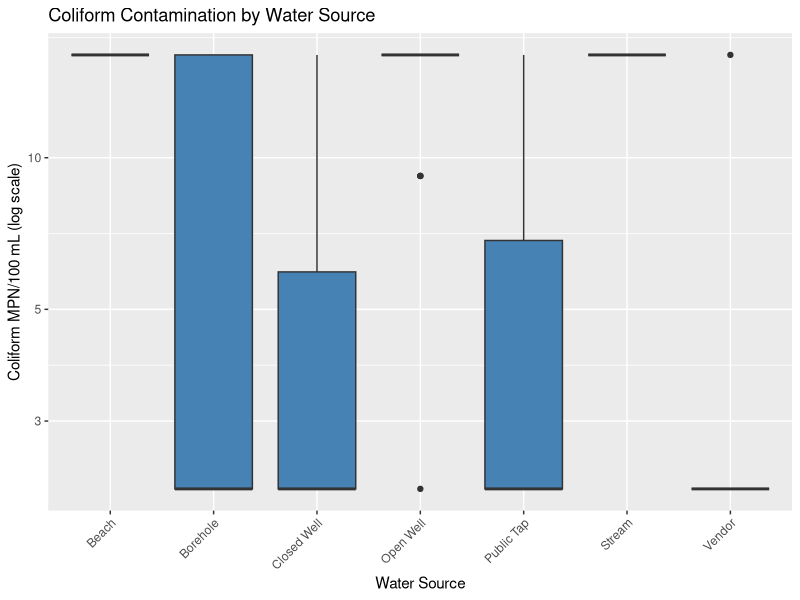
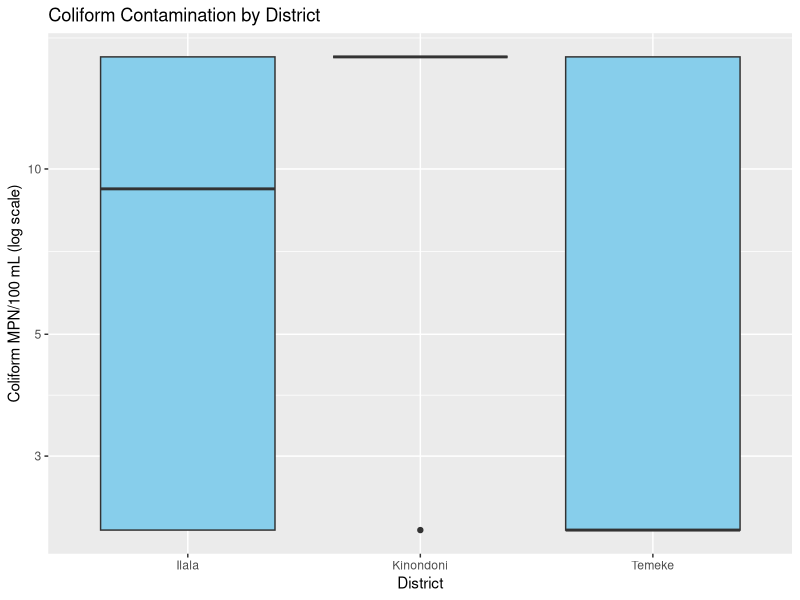
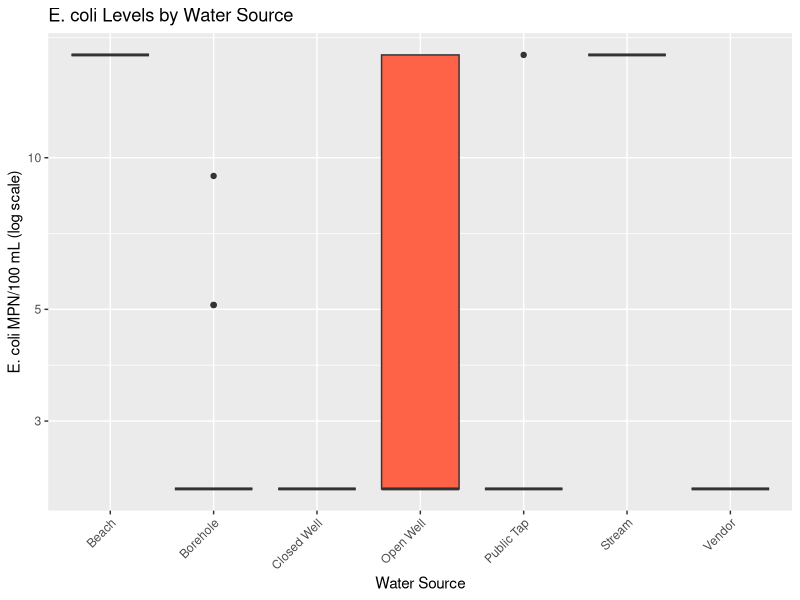
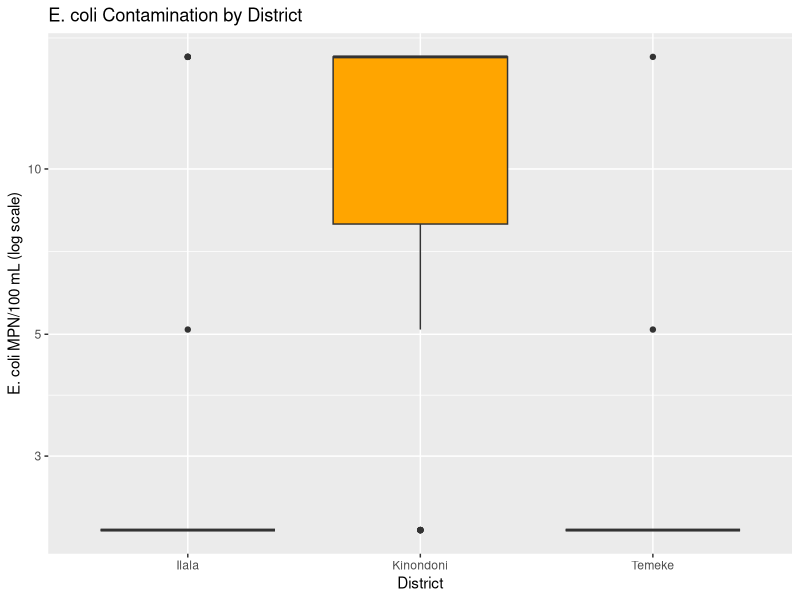
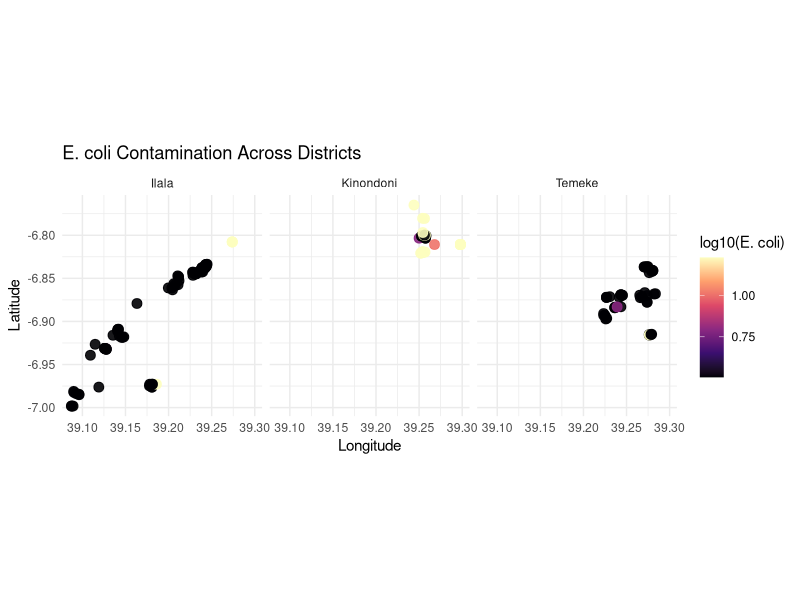
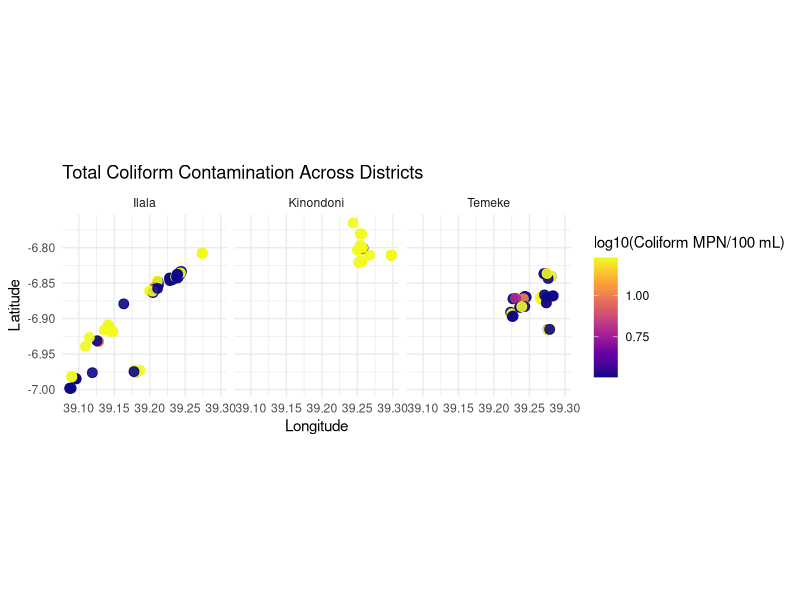
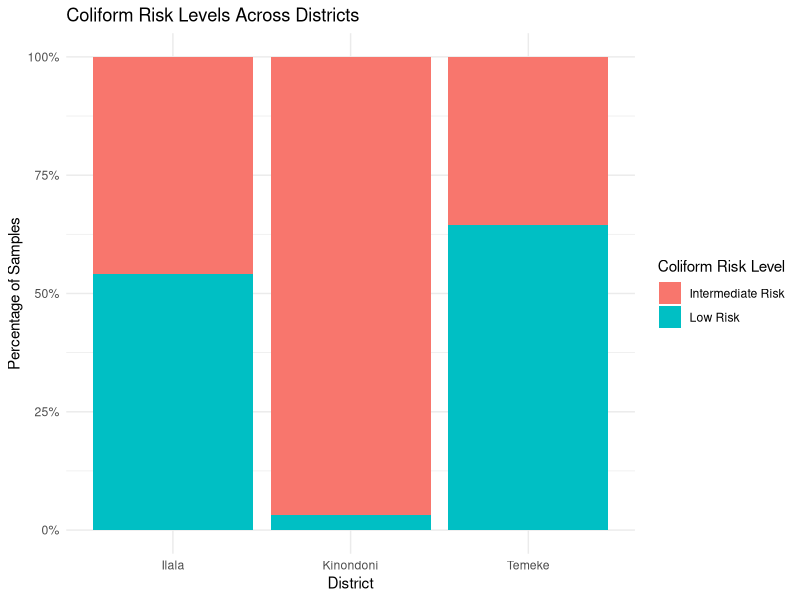
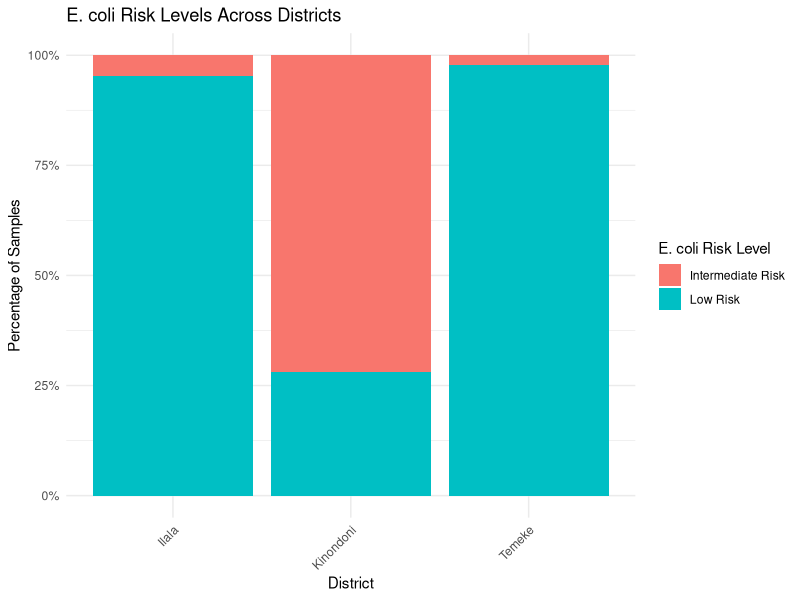

Generate these figures, in order, with R:
## ---- chunk 1
# Introduction
# This data is a microbial water quality data collected in Dar es Salaam, Tanzania. It was collected last summer and the aim was to assess the level of microbial water quality from different water sources in three districts of Dar es Salaam by tessting for the presence of coliforms and E.coli which serves as an indicator for fecal contamination in water sources. 
## ---- chunk 2
# My data-loading step demonstrates key skills from Week 2 (data import and vectors) and Week 3 (tidyverse basics). I use read_csv() to import the raw water-quality dataset into R and load the necessary tidyverse packages to prepare for further cleaning and analysis.

library(tidyverse)
library(dplyr)
library(readr)

water_raw <- read_csv("data_raw/water_tz_full.csv")
View(water_raw)

## ---- chunk 3

# This data-cleaning step demonstrates key skills from Week 3 (tidyverse basics), Week 6 (tidy data), and Week 7 (solving bigger problems). I use filter(), mutate(), and piping to create log-transformed microbial variables..

water_clean <- water_raw |>
  filter(!is.na(coliform_mpn_100mL)) |>   
  mutate(
    log_coliform = log10(coliform_mpn_100mL + 1),
    log_ecoli    = log10(e_coli_mpn_100mL + 1)
  )

glimpse(water_clean)



## ---- chunk 4
#In the summary statistics, key concepts are from Week 3 (tidyverse basics), Week 4 (grouping data), and Week 7 (solving bigger problems). I use group_by() and summary() within a tidyverse pipeline to calculate mean coliform and E. coli concentrations across districts and water sources.

summary_microbes <- water_clean |>
  group_by(districts, water_source) |>
  summarise(
    mean_coliform = mean(coliform_mpn_100mL, na.rm = TRUE),
    mean_ecoli    = mean(e_coli_mpn_100mL, na.rm = TRUE),
    n = n()
  )

summary_microbes

## ---- chunk 5
# I used boxplots to visualize microbial contamination patterns across districts and water sources, using concepts from Week 5 (data visualization), Week 3 (tidyverse basics), and Week 6 (tidy data principles). I used ggplot(), geom_boxplot(), log-scaled axes, and customized labels/themes to create clear visual summaries of coliform and E. coli contamination across districts and water sources.


#This project demonstrates key skills from Week 8 (reproducible workflows and project structure) by using an RStudio Project with subdirectories such as data_raw, data_clean, and outputs. I read data and save results using relative file paths (e.g., "data_raw/water_tz_full.csv" and "outputs/..."), and I scripted all data cleaning, analysis, and visualization in a Quarto document.


# coliform by water source

ggplot(water_clean, aes(x = water_source, y = coliform_mpn_100mL)) +
  geom_boxplot(fill = "steelblue") +
  scale_y_log10() +
  labs(
    title = "Coliform Contamination by Water Source",
    x = "Water Source",
    y = "Coliform MPN/100 mL (log scale)"
  ) +
  theme(axis.text.x = element_text(angle = 45, hjust = 1))
ggsave(
  "outputs/coliform_by_water_source.png",
  width = 8, height = 5, dpi = 300
)


# coliform by Districts
ggplot(water_clean, aes(x = districts, y = coliform_mpn_100mL)) +
  geom_boxplot(fill = "skyblue") +
  scale_y_log10() +
  labs(title = "Coliform Contamination by District",
       y = "Coliform MPN/100 mL (log scale)",
       x = "District")
ggsave(
  "outputs/coliform_by_district.png",
  width = 8, height = 5, dpi = 300
)


# E.coli by water source
ggplot(water_clean, aes(x = water_source, y = e_coli_mpn_100mL)) +
  geom_boxplot(fill = "tomato") +
  scale_y_log10() +
  labs(title = "E. coli Levels by Water Source",
       y = "E. coli MPN/100 mL (log scale)",
       x = "Water Source") +
  theme(axis.text.x = element_text(angle = 45, hjust = 1))
ggsave(
  "outputs/ecoli_by_water_source.png",
  width = 8, height = 5, dpi = 300
)

# E.coli by Districts
ggplot(water_clean, aes(x = districts, y = e_coli_mpn_100mL)) +
  geom_boxplot(fill = "orange") +
  scale_y_log10() +
  labs(
    title = "E. coli Contamination by District",
    x = "District",
    y = "E. coli MPN/100 mL (log scale)"
  )

ggsave(
  "outputs/ecoli_by_district.png",
  width = 8, height = 5, dpi = 300
)

## ---- chunk 6
# This geospatial visualization is a concept from Week 9 (geospatial data), Week 5 (data visualization), and Week 3 (tidyverse basics). I created the spatial plots using longitude and latitude to map contamination intensity and apply faceting to compare E. coli and coliform levels across districts. 

water_clean <- water_clean |>
  mutate(
    log_ecoli = log10(e_coli_mpn_100mL + 1),
    log_coliform = log10(coliform_mpn_100mL + 1)
  )


p_ecoli_facet <- ggplot(water_clean,
                        aes(x = longitude, y = latitude, color = log_ecoli)) +
  geom_point(size = 3, alpha = 0.9) +
  scale_color_viridis_c(option = "magma") +
  coord_equal() +
  facet_wrap(~ districts) +
  labs(
    title = "E. coli Contamination Across Districts",
    x = "Longitude",
    y = "Latitude",
    color = "log10(E. coli)"
  ) +
  theme_minimal()

p_ecoli_facet

ggsave(
  "outputs/ecoli_geospatial_facet_districts.png",
  plot = p_ecoli_facet,
  width = 8, height = 5, dpi = 300
)



p_coliform_facet <- ggplot(water_clean,
                           aes(x = longitude, y = latitude, color = log_coliform)) +
  geom_point(size = 3, alpha = 0.9) +
  scale_color_viridis_c(option = "plasma") +
  coord_equal() +
  facet_wrap(~ districts) +
  labs(
    title = "Total Coliform Contamination Across Districts",
    x = "Longitude",
    y = "Latitude",
    color = "log10(Coliform MPN/100 mL)"
  ) +
  theme_minimal()

p_coliform_facet

ggsave(
  "outputs/coliform_geospatial_facet_districts.png",
  plot = p_coliform_facet,
  width = 8, height = 5, dpi = 300
)


## ---- chunk 7
# Here, I created a function using skills from Week 11 (functions), Week 3 (tidyverse basics), and Week 5 (data visualization). I write reusable functions to classify E. coli and coliform contamination according to WHO guidelines and apply them across the dataset using tidyverse mutation. I then summarize microbial risk levels by district and visualize the results using proportion bar charts.

classify_ecoli_risk <- function(ecoli_value) {
  if (ecoli_value == 0) {
    "Safe"
  } else if (ecoli_value <= 10) {
    "Low Risk"
  } else if (ecoli_value <= 100) {
    "Intermediate Risk"
  } else {
    "High Risk"
  }
}

classify_coliform_risk <- function(coliform_value) {
  if (coliform_value == 0) {
    "Safe"
  } else if (coliform_value <= 10) {
    "Low Risk"
  } else if (coliform_value <= 100) {
    "Intermediate Risk"
  } else {
    "High Risk"
  }
}

# Applying the function
water_clean <- water_raw |>
  mutate(
    ecoli_risk_level    = sapply(e_coli_mpn_100mL, classify_ecoli_risk),
    coliform_risk_level = sapply(coliform_mpn_100mL, classify_coliform_risk)
  )

# Summary table of E. coli risk levels by district

risk_by_district <- water_clean |>
  group_by(districts, ecoli_risk_level) |>
  summarise(n = n(), .groups = "drop") |>
  tidyr::pivot_wider(
    names_from = ecoli_risk_level,
    values_from = n,
    values_fill = 0
  )

risk_by_district   

# Bar plot ofColiform risk levels by district 

p_coliform_risk <- ggplot(water_clean, aes(x = districts, fill = coliform_risk_level)) +
  geom_bar(position = "fill") +
  scale_y_continuous(labels = scales::percent_format()) +
  labs(
    title = "Coliform Risk Levels Across Districts",
    x = "District",
    y = "Percentage of Samples",
    fill = "Coliform Risk Level"
  ) +
  theme_minimal()

p_coliform_risk

ggsave(
  "outputs/coliform_risk_by_district.png",
  plot = p_coliform_risk,
  width = 8, height = 5, dpi = 300
)

# Bar plot of E.coli risk levels by district 

p_ecoli_risk <- ggplot(water_clean, aes(x = districts, fill = ecoli_risk_level)) +
  geom_bar(position = "fill") +
  scale_y_continuous(labels = scales::percent_format()) +
  labs(
    title = "E. coli Risk Levels Across Districts",
    x = "District",
    y = "Percentage of Samples",
    fill = "E. coli Risk Level"
  ) +
  theme_minimal() +
  theme(axis.text.x = element_text(angle = 45, hjust = 1))

p_ecoli_risk

ggsave(
  "outputs/ecoli_risk_by_district.png",
  plot = p_ecoli_risk,
  width = 8, height = 5, dpi = 300
)

## ---- chunk 8
#I use a for loop Week 13 (iteration and loops) to iterate over districts, calculate mean coliform and E. coli concentrations, and store the results in a structured data frame.

districts <- unique(water_clean$districts)
loop_results <- data.frame(district = character(), mean_coliform = numeric())

for (d in districts) {
  mean_val <- mean(water_clean$coliform_mpn_100mL[water_clean$districts == d])
  loop_results <- rbind(loop_results, data.frame(district = d, mean_coliform  = mean_val))
}

loop_results

 # Mean E. coli for each district using a loop.
districts <- unique(water_clean$districts)
loop_results <- data.frame(district = character(), mean_ecoli = numeric())

for (d in districts) {
  mean_val <- mean(water_clean$e_coli_mpn_100mL[water_clean$districts == d])
  loop_results <- rbind(loop_results, data.frame(district = d, mean_ecoli = mean_val))
}

loop_results
## ---- chunk 9

# A lookup table with WHO microbiological risk categories and recommended actions for each risk level. I then joined this table to the E. coli and coliform risk summaries using a left join on the categorical risk level. (Week 4)


who_risk_info <- tribble(
  ~risk_level,          ~who_category,                ~action_recommendation,
  "Safe",               "Meets WHO guideline",        "No immediate action required",
  "Low Risk",           "Low microbiological risk",   "Encourage safe storage and hygiene",
  "Intermediate Risk",  "Moderate microbiological risk", "Investigate source and consider treatment",
  "High Risk",          "High microbiological risk",  "Urgent: treat water or use alternative source"
)


ecoli_by_district <- water_clean |>
  count(districts, ecoli_risk_level, name = "n") |>
  group_by(districts) |>
  mutate(pct = n / sum(n)) |>
  ungroup()

ecoli_risk_with_who <- ecoli_by_district |>
  rename(risk_level = ecoli_risk_level) |>
  left_join(who_risk_info, by = "risk_level")

ecoli_risk_with_who




coliform_by_district <- water_clean |>
  count(districts, coliform_risk_level, name = "n") |>
  group_by(districts) |>
  mutate(pct = n / sum(n)) |>
  ungroup()

coliform_risk_with_who <- coliform_by_district |>
  rename(risk_level = coliform_risk_level) |>
  left_join(who_risk_info, by = "risk_level")

coliform_risk_with_who

